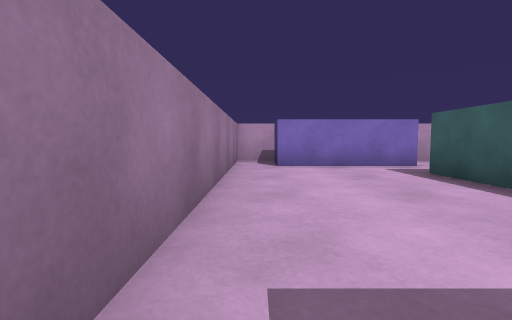
[1] (above)

17 first-person views from a walk through a scene from a Unity 3-D project. The camera is 0.55 m above the floor, tilts 4° down and sees 85° across. The floor is counted in squares, 1 m on a side. Each view is taken from the middle of a square. On the plan, view 1 faces up. The plan holds only what a view shows up to about 9 squares ahead; the rest is blank. The player is left out.

[2]
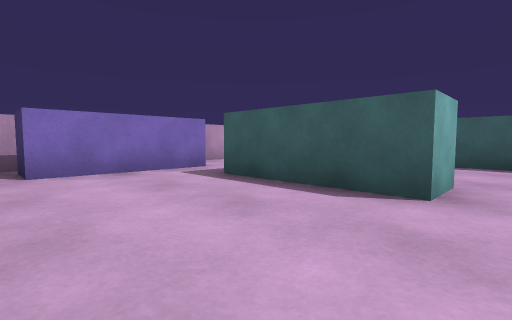

[3]
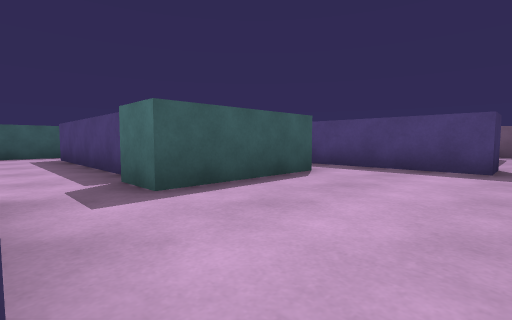

[4]
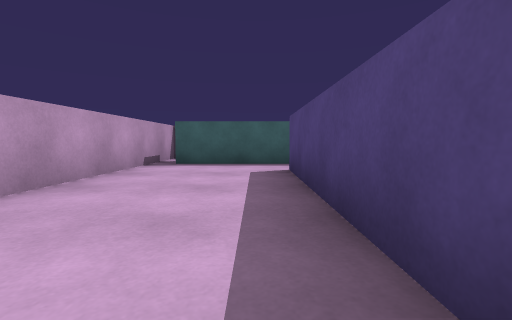

[5]
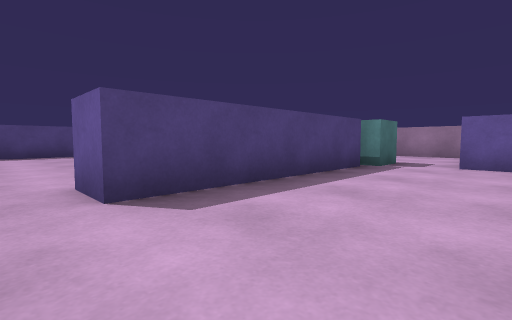

[6]
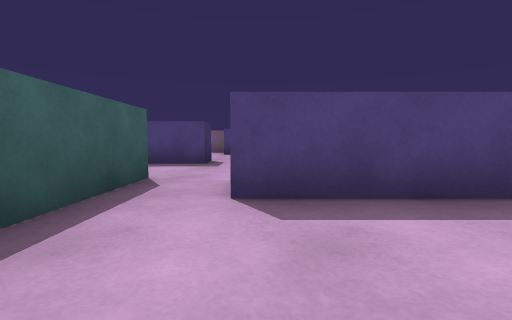

[7]
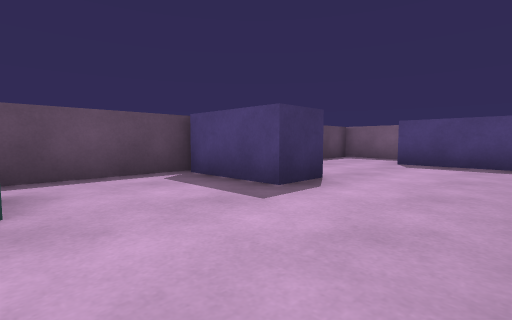

[8]
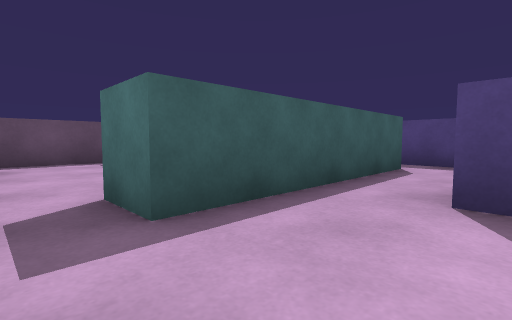

[9]
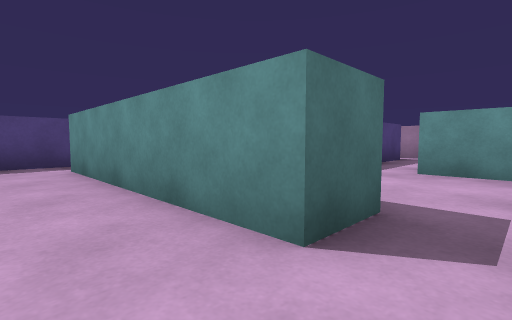

[10]
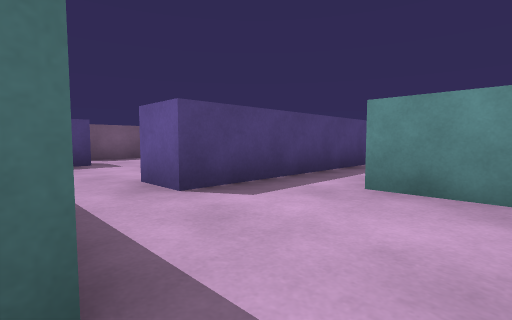

[11]
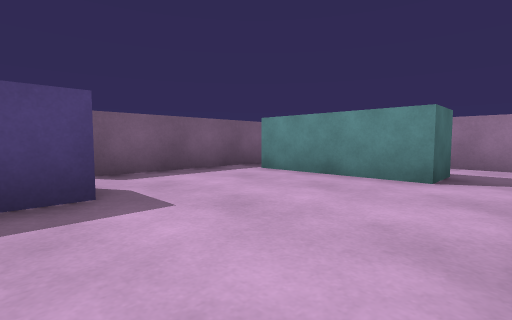

[12]
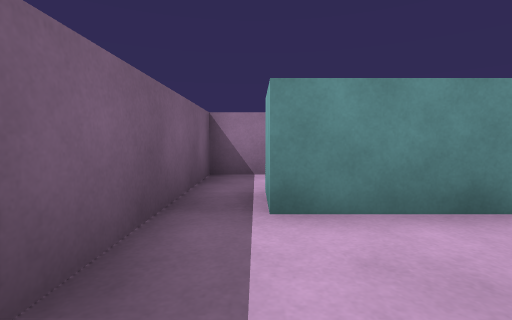

[13]
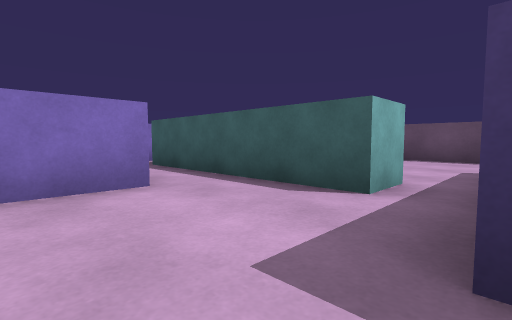

[14]
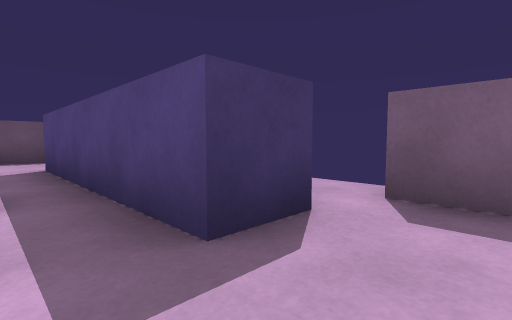

[15]
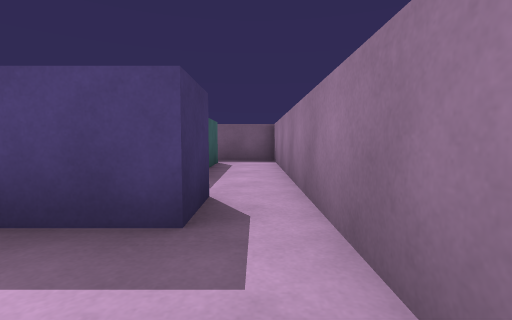

[16]
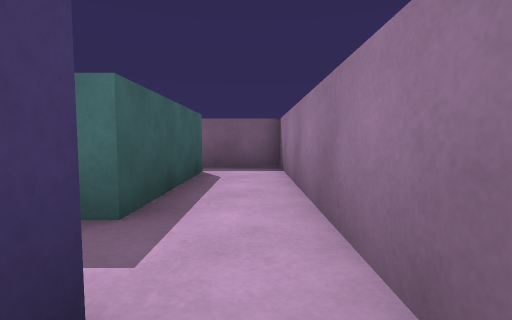

[17]
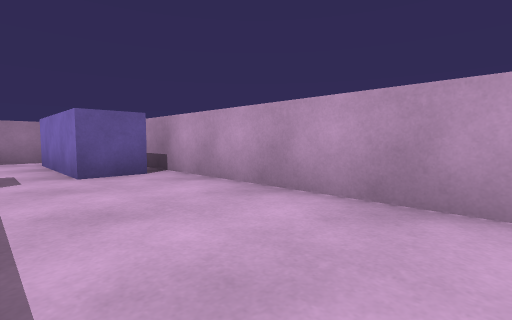

### Floor plan
Ten units are one square. View 1 is at (0, 0); x grows to the right and y downward. Boxes are objects, and circles mark ways between rooms. Rooms are numbered by the first view taken in them; rooms with no view inside come last. Other rooms are left out.
<svg viewBox="-10 -80 140 142">
<path fill="none" stroke="#000" d="M41 -44 92 -44 92 -34M68 5 68 -22 78 -22 78 28 68 28M125 -1 125 -29M69 39 102 39M125 -75 22 -75M5 8 5 -3 55 -3 55 7M6 -75 -5 -75 -5 5M108 57 121 57M125 52 125 14M52 49 52 39 69 39M55 7 41 7M68 28 68 5M-5 5 -5 57 50 57"/>
<rect x="5" y="-75" width="30" height="20" fill="#bbb"><title>block</title></rect>
<rect x="25" y="-45" width="20" height="30" fill="#bbb"><title>block</title></rect>
<rect x="95" y="-5" width="30" height="10" fill="#bbb"><title>block</title></rect>
<rect x="105" y="-75" width="10" height="50" fill="#bbb"><title>block</title></rect>
<rect x="5" y="15" width="20" height="40" fill="#bbb"><title>block</title></rect>
<circle cx="0" cy="0" r="3" fill="#2a7"/>
<circle cx="60" cy="0" r="3" fill="#2a7"/>
<circle cx="70" cy="30" r="3" fill="#2a7"/>
<text x="70" y="-30">1</text>
<text x="30" y="30">2</text>
</svg>
Room 1 opens to room 2.

Where each view was taken, in squares from view 1:
view 1: 0 up, 0 right, facing up
view 2: 1 up, 0 right, facing up-right
view 3: 6 up, 0 right, facing down-right
view 4: 5 up, 4 right, facing right
view 5: 7 up, 10 right, facing down-left
view 6: 7 up, 9 right, facing down
view 7: 3 up, 8 right, facing down-right
view 8: 3 up, 5 right, facing down-right
view 9: 3 up, 9 right, facing down-left
view 10: 3 up, 7 right, facing down-left
view 11: 1 down, 6 right, facing down-left
view 12: 5 down, 4 right, facing left
view 13: 4 down, 4 right, facing up-right
view 14: 3 down, 4 right, facing down-right
view 15: 2 up, 0 right, facing down
view 16: 0 up, 0 right, facing down
view 17: 5 up, 8 right, facing up-left
